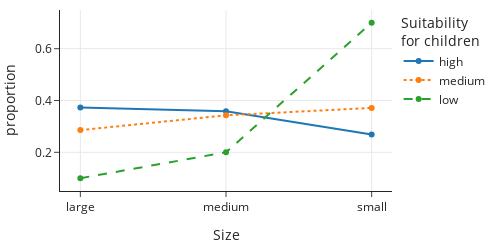

Write notebook code for a chart like this one.
### Markdown cell above
The line plot that follows provides a visualization of these proportions.
There is one "line" (set of connected dots) for each suitability level.
The connected dots give the breakdown of size within a suitability category.
We see that breeds with low suitability for kids are primarily small:

### Code cell
fig = px.line(prop_table_t, y=prop_table_t.columns, 
        x=prop_table_t.index, line_dash='kids',
        markers=True, width=500, height=250)

fig.update_layout(
    yaxis_title="proportion", xaxis_title="Size",
    legend_title="Suitability <br>for children"
)

### Figure 1 — Plotly figure (JSON) as saved in the notebook; plotly's stock layout.template omitted (floating-point values rounded to 4 significant figures)
{"data": [{"hovertemplate": "kids=high<br>size=%{x}<br>value=%{y}<extra></extra>", "legendgroup": "high", "line": {"color": "#1F77B4", "dash": "solid"}, "marker": {"symbol": "circle"}, "mode": "markers+lines", "name": "high", "orientation": "v", "showlegend": true, "type": "scatter", "x": ["large", "medium", "small"], "xaxis": "x", "y": [0.3731, 0.3582, 0.2687], "yaxis": "y"}, {"hovertemplate": "kids=medium<br>size=%{x}<br>value=%{y}<extra></extra>", "legendgroup": "medium", "line": {"color": "#FF7F0E", "dash": "dot"}, "marker": {"symbol": "circle"}, "mode": "markers+lines", "name": "medium", "orientation": "v", "showlegend": true, "type": "scatter", "x": ["large", "medium", "small"], "xaxis": "x", "y": [0.2857, 0.3429, 0.3714], "yaxis": "y"}, {"hovertemplate": "kids=low<br>size=%{x}<br>value=%{y}<extra></extra>", "legendgroup": "low", "line": {"color": "#2CA02C", "dash": "dash"}, "marker": {"symbol": "circle"}, "mode": "markers+lines", "name": "low", "orientation": "v", "showlegend": true, "type": "scatter", "x": ["large", "medium", "small"], "xaxis": "x", "y": [0.1, 0.2, 0.7], "yaxis": "y"}], "layout": {"height": 250, "legend": {"title": {"text": "Suitability <br>for children"}, "tracegroupgap": 0}, "width": 500, "xaxis": {"anchor": "y", "autorange": true, "domain": [0, 1], "range": [-0.1398, 2.14], "title": {"text": "Size"}, "type": "category"}, "yaxis": {"anchor": "x", "autorange": true, "domain": [0, 1], "range": [0.05058, 0.7494], "title": {"text": "proportion"}, "type": "linear"}}}
